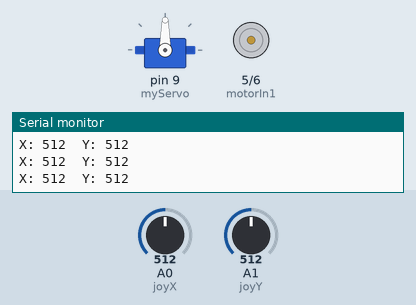
Bench run of a sketch on a simulated Arduino Uno, built with avr-gcc and run on an emulated ATmega328P. On the bench: servo, motor-driver pin pairs drawn as motors (green arrow = first pin HIGH = forward, orange = second pin HIGH = backward, longer = more drive, scaled by the enable pin), the last lines printed to the serial monitor. The test bench sets the inputs (shaded band); at power-on: A1 (joyY) = 512, A0 (joyX) = 512.

Above: at 1.2 s.
1.3 s: A1 (joyY) set to 542
At 1.51 s:
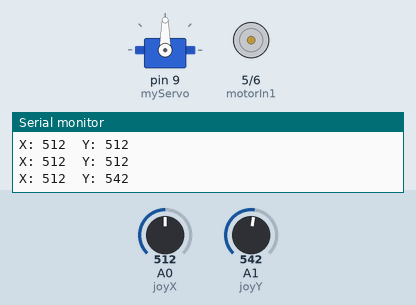
4.3 s: A0 (joyX) set to 544
At 5.5 s:
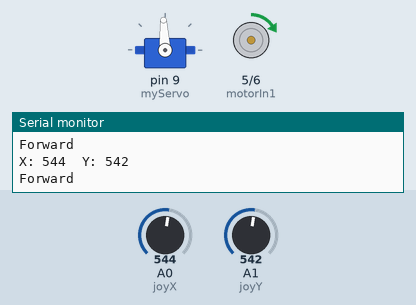
6.1 s: A0 (joyX) set to 470
At 7.3 s:
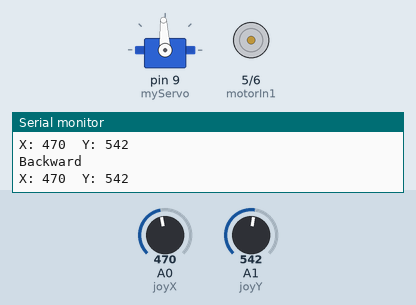
7.8 s: A1 (joyY) set to 716
At 8.5 s:
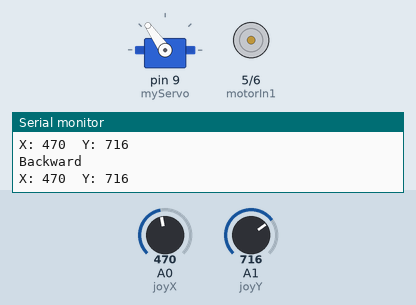
9.4 s: A0 (joyX) set to 491
At 9.9 s:
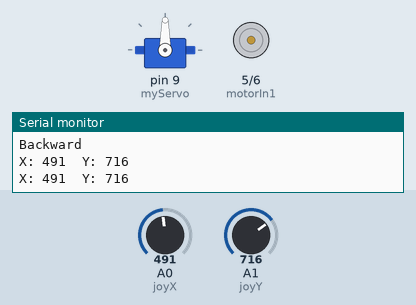
12.4 s: A1 (joyY) set to 900
Timing chart, 0 to 16.4 s (numbered marks = the images above; inputs shaded):
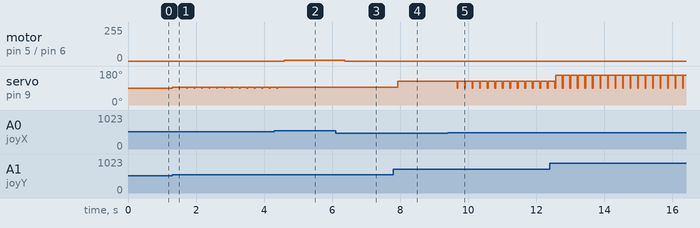

Measured:
- the behaviour switches between 525 and 526 on A1 (joyY) (found by bisection; images 0 and 1)
- the behaviour switches between 530 and 531 on A0 (joyX) (found by bisection; images 1 and 2)
- the behaviour switches between 479 and 480 on A0 (joyX) (found by bisection; images 4 and 5)
- after the input at 1.3 s, servo on pin 9 (myServo): alternates 93° for 0.20 s and 90° for 0.02 s, starting at once
- after the input at 4.3 s, motor on pin 5 (motorIn1) / pin 6 (motorIn2): stopped → forward 7/255 after 0.30 s; servo on pin 9 (myServo): goes on until 4.4 s, then stays 93°
- after the input at 6.1 s, motor on pin 5 (motorIn1) / pin 6 (motorIn2): forward 7/255 → stopped after 0.26 s
- after the input at 7.8 s, servo on pin 9 (myServo): 93° → 125° after 0.13 s
- after the input at 9.4 s, servo on pin 9 (myServo): alternates 125° for 0.20 s and 90° for 0.02 s, starting after 0.28 s

The sketch:

dc_and_servo_motor_control_with_arduino.ino
```cpp
#include <Servo.h>

Servo myServo;

// Joystick pins
int joyX = A0;
int joyY = A1;

// DC Motor pins (L298N)
int motorEn = 3;  // Enable pin (PWM)
int motorIn1 = 5;
int motorIn2 = 6;

int xValue, yValue;

void setup() {
  Serial.begin(9600);
  myServo.attach(9);

  pinMode(motorEn, OUTPUT);
  pinMode(motorIn1, OUTPUT);
  pinMode(motorIn2, OUTPUT);
}

void loop() {
  // Read joystick values
  xValue = analogRead(joyX); // X-axis for Servo
  yValue = analogRead(joyY); // Y-axis for DC Motor
  Serial.print("X: ");
  Serial.print(xValue);
 Serial.print("  Y: ");
 Serial.println(yValue);
  // ---- Servo Control (X-axis) ----
  if(yValue>520){
  int servoAngle = map(yValue, 520, 1023, 90, 180);
  myServo.write(servoAngle);
  delay(200);
  }
    if(yValue<480){
  int servoAngle = map(yValue, 0, 480, 0, 90);
  myServo.write(servoAngle);
  delay(200);
  }
  // ---- DC Motor Control (Y-axis) ----
  if (xValue > 530) {
    // Forward
    Serial.println("Forward");
    digitalWrite(motorIn1, HIGH);
    digitalWrite(motorIn2, LOW);
    int speed = map(xValue, 530, 1023, 0, 255);
    analogWrite(motorEn, speed);
  }
  else if (xValue < 480) {
    // Backward
      Serial.println("Backward");
    digitalWrite(motorIn1, LOW);
    digitalWrite(motorIn2, HIGH);
    int speed = map(xValue, 470, 0, 0, 255);
    analogWrite(motorEn, speed);
  }
  else {
    // Stop
    digitalWrite(motorIn1, LOW);
    digitalWrite(motorIn2, LOW);
     myServo.write(90);
  }

  delay(20);
}
```
